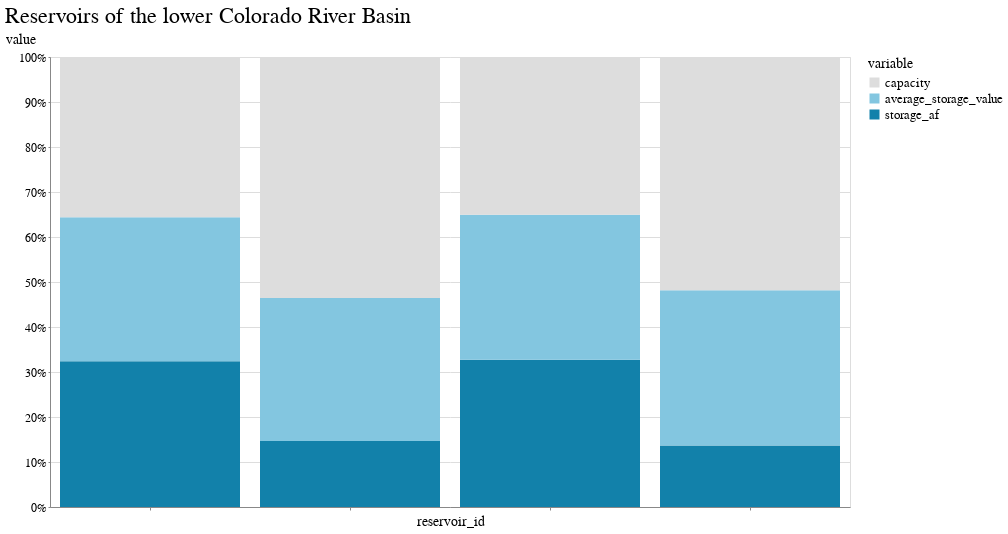

This figure's notebook cell:
### Code cell
domain = ["capacity", "average_storage_value", "storage_af", ]
range_ = ['#ddd', '#83c6e0', '#1281aa', ]

alt.Chart(melt).mark_bar().encode(
    x=alt.X('reservoir_id', axis=alt.Axis(labels=False)),
    y=alt.Y('value',stack="normalize"),
    order="bar_order",
    color=alt.Color(
        'variable', 
        scale=alt.Scale(domain=domain, range=range_), 
        #sort='descending'
    ),
    tooltip=["reservoir_id"]
).properties(title="Reservoirs of the lower Colorado River Basin")

### Figure 1 — Vega-Lite specification as saved in the notebook (floating-point values rounded to 4 significant figures)
{"config": {"view": {"width": 800, "height": 450}, "background": "#ffffff", "title": {"anchor": "start", "font": "BentonGothic-Bold, sans", "fontColor": "#000000", "fontSize": 22, "fontWeight": "normal"}, "arc": {"fill": "#82c6df"}, "area": {"fill": "#82c6df"}, "line": {"stroke": "#82c6df", "strokeWidth": 3}, "path": {"stroke": "#82c6df"}, "rect": {"fill": "#82c6df"}, "shape": {"stroke": "#82c6df"}, "bar": {"fill": "#82c6df"}, "point": {"stroke": "#82c6df"}, "symbol": {"fill": "#82c6df", "size": 30}, "axis": {"titleFont": "BentonGothic-Bold, sans", "titleFontSize": 14, "titleFontWeight": "normal", "labelFont": "BentonGothic, sans", "labelFontSize": 12, "labelFontWeight": "normal"}, "axisX": {"labelAngle": 0, "labelPadding": 4, "tickSize": 3}, "axisY": {"labelBaseline": "middle", "maxExtent": 45, "minExtent": 45, "tickSize": 2, "titleAlign": "left", "titleAngle": 0, "titleX": -45, "titleY": -11}, "legend": {"titleFont": "BentonGothic-Bold, sans", "titleFontSize": 14, "titleFontWeight": "normal", "symbolType": "square", "labelFont": "BentonGothic, sans", "labelFontSize": 13}, "range": {"category": ["#3580b1", "#ec8431", "#ab7fb4", "#c89d29", "#adc839", "#829eb1"], "diverging": ["#e68a4f", "#f4bb6a", "#f9e39c", "#dadfe2", "#a6b7c6", "#849eae"], "heatmap": ["#fbf2c7", "#f9e39c", "#f8d36e", "#f4bb6a", "#e68a4f", "#d15a40", "#ab4232"], "ordinal": ["#fbf2c7", "#f9e39c", "#f8d36e", "#f4bb6a", "#e68a4f", "#d15a40", "#ab4232"], "ramp": ["#fbf2c7", "#f9e39c", "#f8d36e", "#f4bb6a", "#e68a4f", "#d15a40", "#ab4232"]}}, "data": {"name": "data-4c3e9405fb9265fdafffde0fa0afd4f0"}, "mark": "bar", "encoding": {"color": {"field": "variable", "scale": {"domain": ["capacity", "average_storage_value", "storage_af"], "range": ["#ddd", "#83c6e0", "#1281aa"]}, "type": "nominal"}, "order": {"field": "bar_order", "type": "quantitative"}, "tooltip": [{"field": "reservoir_id", "type": "nominal"}], "x": {"axis": {"labels": false}, "field": "reservoir_id", "type": "nominal"}, "y": {"field": "value", "stack": "normalize", "type": "quantitative"}}, "title": "Reservoirs of the lower Colorado River Basin", "$schema": "https://vega.github.io/schema/vega-lite/v4.17.0.json", "datasets": {"data-4c3e9405fb9265fdafffde0fa0afd4f0": [{"reservoir_id": "MHV", "variable": "storage_af", "value": 1688000.0, "bar_order": 1}, {"reservoir_id": "PWL", "variable": "storage_af", "value": 6426000.0, "bar_order": 1}, {"reservoir_id": "MEA", "variable": "storage_af", "value": 7155000.0, "bar_order": 1}, {"reservoir_id": "HVS", "variable": "storage_af", "value": 589300.0, "bar_order": 1}, {"reservoir_id": "MHV", "variable": "average_storage_value", "value": 1664000.0, "bar_order": 2}, {"reservoir_id": "PWL", "variable": "average_storage_value", "value": 16180000.0, "bar_order": 2}, {"reservoir_id": "MEA", "variable": "average_storage_value", "value": 15540000.0, "bar_order": 2}, {"reservoir_id": "HVS", "variable": "average_storage_value", "value": 582900.0, "bar_order": 2}, {"reservoir_id": "MHV", "variable": "capacity", "value": 1810000.0, "bar_order": 3}, {"reservoir_id": "PWL", "variable": "capacity", "value": 24320000.0, "bar_order": 3}, {"reservoir_id": "MEA", "variable": "capacity", "value": 26160000.0, "bar_order": 3}, {"reservoir_id": "HVS", "variable": "capacity", "value": 648000.0, "bar_order": 3}]}}
